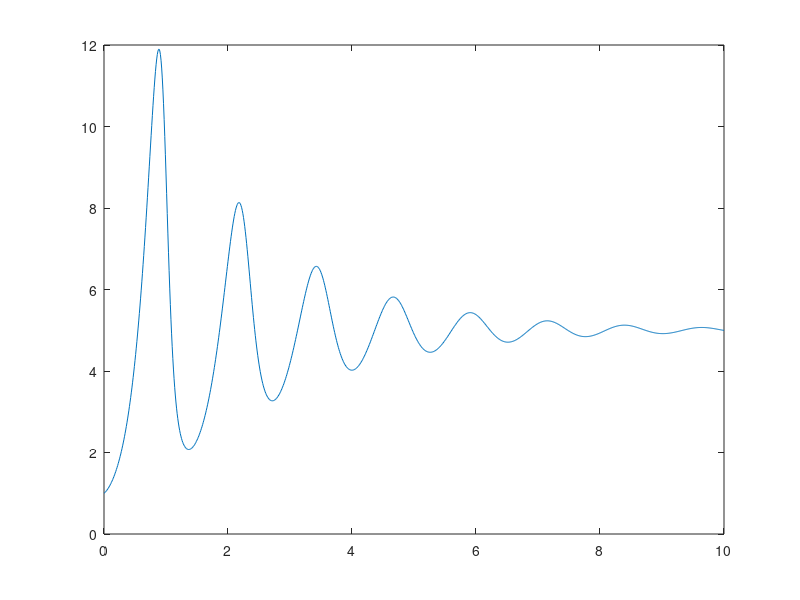
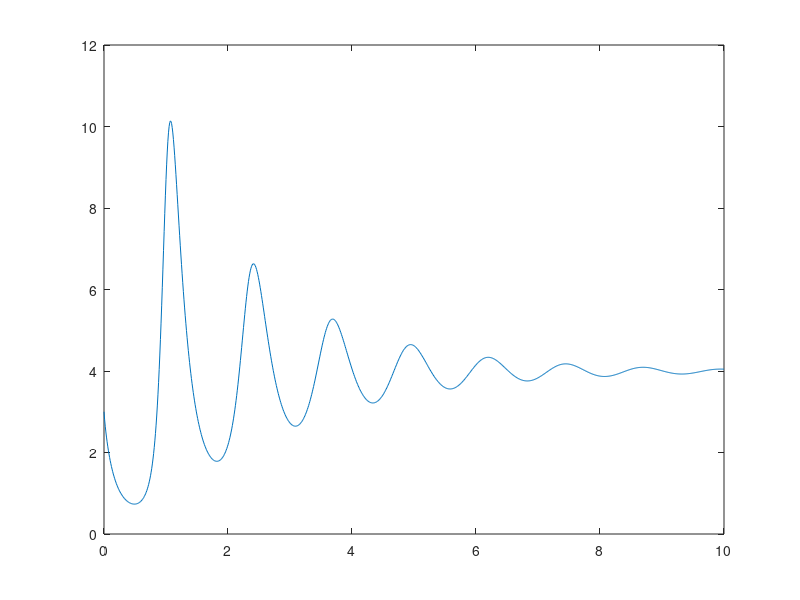
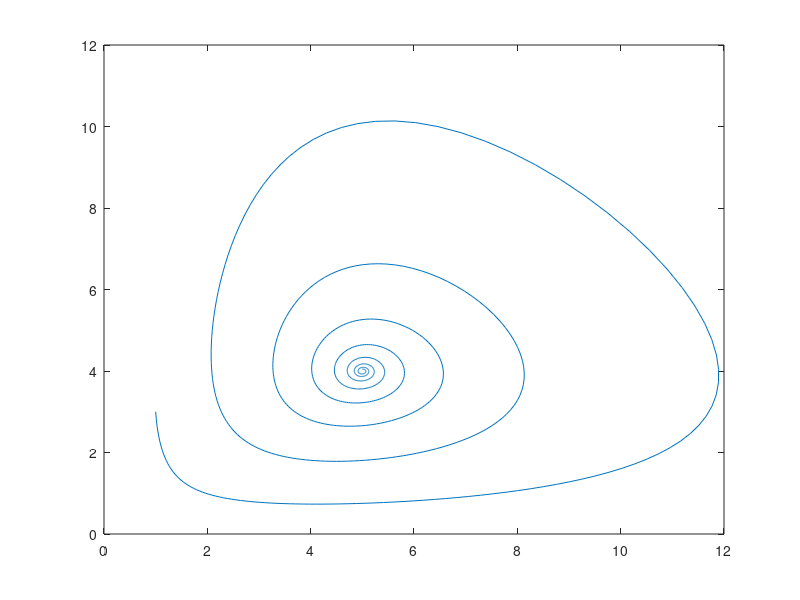

MATLAB code to generate these figures, in order:
% The Fractional Forward Euler's Methodfor a System of ODEs
% Predator Prey System
%Dr. Sania Qureshi

clc; clear; close all;

%Inputs

h=0.01; t(1)=0;x(1)=1; y(1)=3; tfinal=10; t=t(1):h:tfinal; N=ceil((tfinal-t(1))/h);
% Initial Conditions

% Constant fractional order
alpha=0.95; beta=0.90;


%Given below is the Fractional Order System of ODEs(Predator Prey System)
f1= @(t,x,y)x.*(4-y);
f2= @(t,x,y)y.*(x-5);

% The Fractional Forward Euler Method for Fractional Order System of ODEs(Predator Prey System)

for n=1:N
    j=1:n;
    t(n+1)=t(n)+h;
    x(n+1)=x(1)+((h^alpha)/(gamma(alpha+1))).*sum(((n-j+1).^(alpha)-(n-j).^(alpha)).*f1(t(j),x(j),y(j)));
    y(n+1)=y(1)+((h^beta)/(gamma(beta+1))).*sum(((n-j+1).^(beta)-(n-j).^(beta)).*f2(t(j),x(j),y(j)));
end
figure(1)
plot(t,x)
figure(2)
plot(t,y)
figure(3)
plot(x,y)